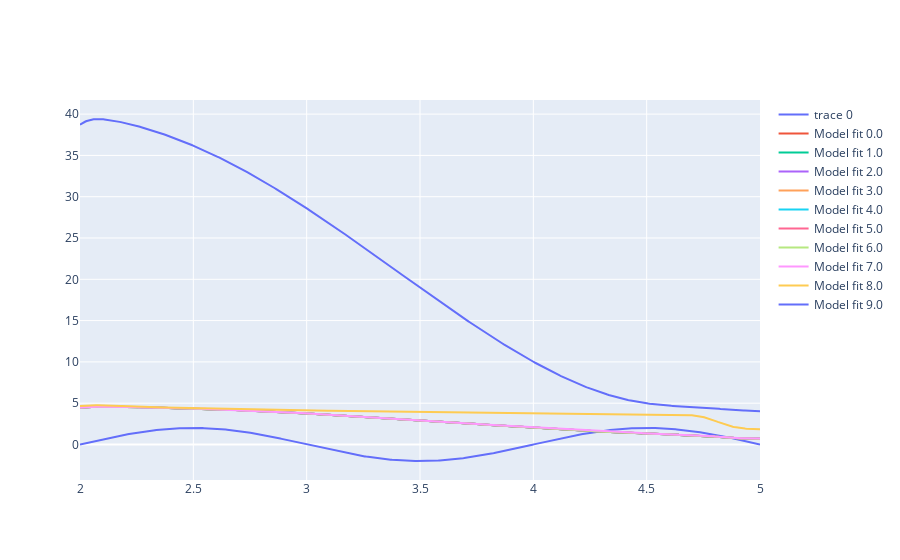

The cell this chart's notebook holds for it:
### Code cell
from numpy.linalg import lstsq

def f(x): return 2*np.sin(np.pi*x)

x = np.linspace(2,5,500)
y = f(x)
k = 25
lam = 1e-8

fig = go.Figure()
fig.add_trace(go.Scatter(x=x, y=y))

for i in range(10):
    modMatrix = modelMatrixBSpline(x=x, k=k, m=2)
    penMatrix = pSplinePenalty(k=k)
    X_aug = np.concatenate((modMatrix, lam*penMatrix))
    y_aug = np.concatenate((y, np.zeros(penMatrix.shape[1])))
    mod = lstsq(a=X_aug, b=y_aug)
    fig.add_trace(go.Scatter(x=x, y=np.dot(modMatrix, mod[-1]), name="Model fit {}".format(float(i))))
    lam = lam * 10
    print("Lambda: ", lam)
fig.show()

### Figure 1 — Plotly figure (JSON) as saved in the notebook; plotly's stock layout.template omitted (floating-point values rounded to 4 significant figures; data arrays with more than 128 entries replaced by an {"elided": "..."} marker saying what was removed)
{"data": [{"type": "scatter", "x": {"elided": "500 float values"}, "y": {"elided": "500 float values"}}, {"name": "Model fit 0.0", "type": "scatter", "x": {"elided": "500 float values"}, "y": {"elided": "500 float values"}}, {"name": "Model fit 1.0", "type": "scatter", "x": {"elided": "500 float values"}, "y": {"elided": "500 float values"}}, {"name": "Model fit 2.0", "type": "scatter", "x": {"elided": "500 float values"}, "y": {"elided": "500 float values"}}, {"name": "Model fit 3.0", "type": "scatter", "x": {"elided": "500 float values"}, "y": {"elided": "500 float values"}}, {"name": "Model fit 4.0", "type": "scatter", "x": {"elided": "500 float values"}, "y": {"elided": "500 float values"}}, {"name": "Model fit 5.0", "type": "scatter", "x": {"elided": "500 float values"}, "y": {"elided": "500 float values"}}, {"name": "Model fit 6.0", "type": "scatter", "x": {"elided": "500 float values"}, "y": {"elided": "500 float values"}}, {"name": "Model fit 7.0", "type": "scatter", "x": {"elided": "500 float values"}, "y": {"elided": "500 float values"}}, {"name": "Model fit 8.0", "type": "scatter", "x": {"elided": "500 float values"}, "y": {"elided": "500 float values"}}, {"name": "Model fit 9.0", "type": "scatter", "x": {"elided": "500 float values"}, "y": {"elided": "500 float values"}}], "layout": {}}
